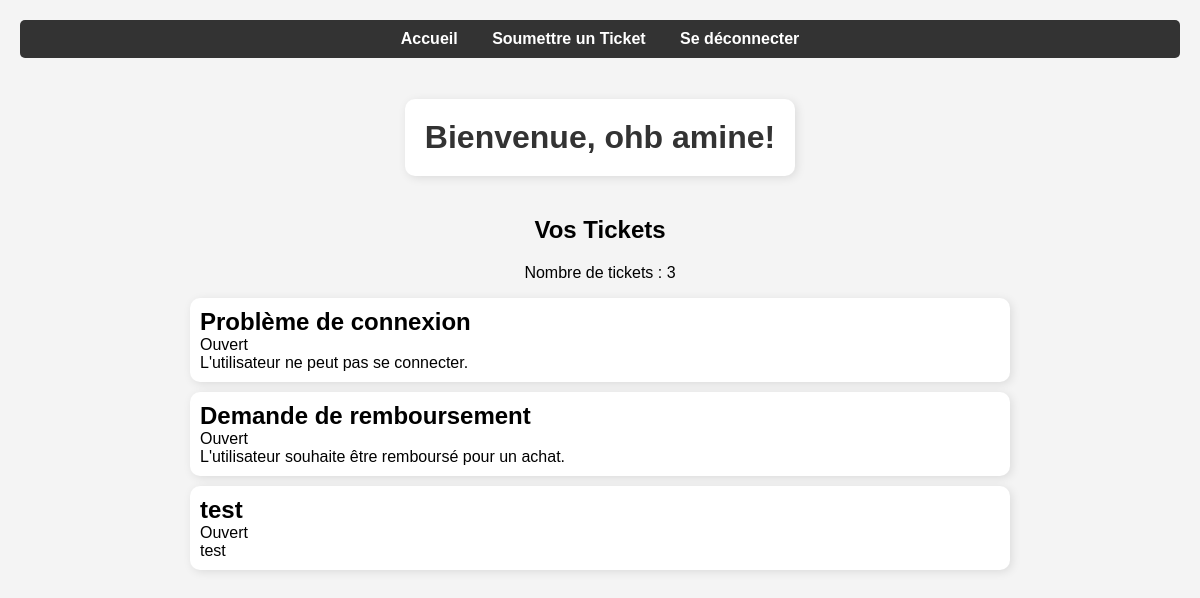
/home (signed in), run on the app's committed database.
### app.py (models this page shows, shortened)
class User(UserMixin, db.Model):
    id = db.Column(db.Integer, primary_key=True)
    mail = db.Column(db.String(80), unique=True, nullable=False)
    nom = db.Column(db.String(80), unique=False, nullable=False)
    prenom = db.Column(db.String(80), unique=False, nullable=False)
    password_hash = db.Column(db.String(128), nullable=False)
    is_admin = db.Column(db.Boolean, default=False)

class Ticket(db.Model):
    id = db.Column(db.Integer, primary_key=True)
    title = db.Column(db.String(100), nullable=False)
    description = db.Column(db.Text, nullable=False)
    priority = db.Column(db.String(50), nullable=True)
    status = db.Column(db.String(50), nullable=False, default='Ouvert')
    date = db.Column(db.DateTime, default=datetime.utcnow)
    user_id = db.Column(db.Integer, db.ForeignKey('user.id'), nullable=False)
    user = db.relationship('User', backref=db.backref('tickets', lazy=True))
    attachment_path = db.Column(db.String(255), nullable=True)

### app.py (the view)
@app.route('/home')
@login_required
def home():
    if current_user.is_admin: # Vérifie si l'utilisateur est un administrateur
        flash("Vous n'avez pas les droits nécessaires pour accéder à cette page.", "danger")
        return redirect(url_for('admin'))
    mail = session.get("mail")
    tickets = Ticket.query.filter_by(user_id=current_user.id).all()
    return render_template('home.html', tickets=tickets, mail=mail)

### app.py (called while the page is built, shortened)
@login_manager.user_loader
def load_user(user_id):
    return User.query.get(int(user_id))

@app.before_request
def block_brute_force():
    ip = request.remote_addr

@app.after_request
def track_failed_attempts(response):
    return response

### templates/home.html (shortened to what this page needs)
<!DOCTYPE html>
<html lang="fr">
<head>
    <link rel="stylesheet" href="{{ url_for('static', filename='styles.css') }}">
</head>
<body>
    <nav>
        <a href="{{ url_for('home') }}">Accueil</a>
        <a href="{{ url_for('submit_ticket') }}">Soumettre un Ticket</a>
        <a href="{{ url_for('logout') }}">Se déconnecter</a>
    </nav>
    <h1>Bienvenue, {{ current_user.nom }} {{ current_user.prenom }}!</h1>
    <br>
    <h2>Vos Tickets</h2>
    <p>Nombre de tickets : {{ tickets|length }}</p>
    {% if tickets %}
        <div class="tickets-container">
            {% for ticket in tickets %}
                <div class="ticket">
                    <div class="ticket-content">
                        <h2>{{ ticket.title }}</h2>
                        <br>
                        <p>{{ ticket.status }}</p>
                        <br>
                        <p>{{ ticket.description }}</p>
                    </div>
                </div>
            {% endfor %}
        </div>
    {% else %}
        <p>Aucun ticket soumis pour le moment.</p>
    {% endif %}
</body>
</html>

### static/styles.css (style rules this page uses)
body { font-family: Arial, sans-serif; background-color: #f4f4f4; text-align: center; margin: 20px; }
nav { background-color: #333; padding: 10px; border-radius: 5px; margin-bottom: 20px; }
nav a { margin: 0 15px; text-decoration: none; color: white; font-weight: bold; }
h1 { color: #333; background-color: #fff; padding: 20px; border-radius: 10px; display: inline-block; box-shadow: 2px 2px 10px rgba(0, 0, 0, 0.1); margin-bottom: 20px; }
.tickets-container { display: flex; flex-direction: column; align-items: center; gap: 10px; }
.ticket { background-color: #fff; padding: 10px; border-radius: 10px; box-shadow: 2px 2px 10px rgba(0, 0, 0, 0.1); width: 100%; max-width: 800px; display: flex; justify-content: space-between; align-items: center; }
.ticket-content { flex: 1; text-align: left; margin-right: 20px; }
.ticket h2, .ticket p { display: inline; margin: 0 10px 0 0; }

### data on the page
User: nom "ohb", prenom "amine"
Ticket: title "Problème de connexion", status "Ouvert", description "L'utilisateur ne peut pas se connecter."
Ticket: title "Demande de remboursement", status "Ouvert", description "L'utilisateur souhaite être remboursé pour un achat."
Ticket: title "test", status "Ouvert", description "test"

### other printed values
{{ tickets|length }} "3"
